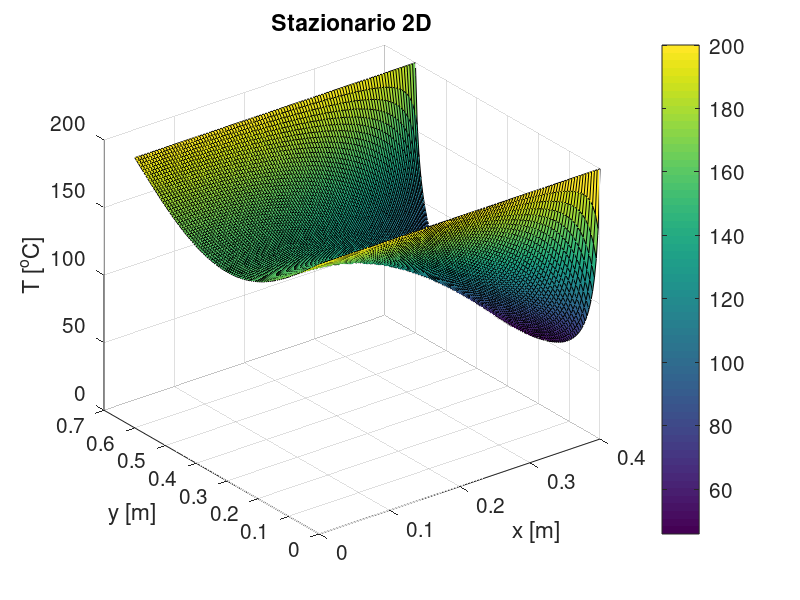

MATLAB code for this plot:
clc; clear; close all;
set(0,'defaultaxesfontsize',15)
set(0,'defaultlinelinewidth',2)
%% dati
Lx = .4;
Ly = .6;
cond = 1.5;
Tnorth = 200;
Tsouth = Tnorth;
qqq = 0;
qqwest = 0;
hheast = 50;
Teast = 30;

%% griglia
nx = 101;
ny = 101;
ntot = nx*ny;
xvet = linspace(0,Lx,nx);
yvet = linspace(0,Ly,ny);
dx = xvet(2)-xvet(1);
dy = yvet(2)-yvet(1);

[xmat, ymat] = meshgrid(xvet,yvet);

%% creo il sistema
AA = sparse([],[],[],ntot,ntot,5*ntot);
bb = zeros(ntot,1);

% --- center ---
for jx = 2:nx-1
    for jy = 2:ny-1
        kk = jx+(jy-1)*nx;
        AA(kk,kk) = -2*(1/dx^2+1/dy^2);
        AA(kk,kk+nx) = 1/dy^2; % north
        AA(kk,kk-nx) = 1/dy^2; % south
        AA(kk,kk-1) = 1/dx^2; % west
        AA(kk,kk+1) = 1/dx^2; % east
        bb(kk) = -qqq/cond;
    end
end

% --- condizioni al contorno ---
% north (con north-west e north-west)
for jx = 1:nx
    kk = jx+(ny-1)*nx;
    AA(kk,kk) = 1;
    bb(kk) = Tnorth;
end

% south (con south-west e south-east)
for jx = 1:nx
    kk = jx;
    AA(kk,kk) = 1;
    bb(kk) = Tsouth;
end

% west (senza north-west e south-west)
for jy = 2:ny-1
    kk = 1+(jy-1)*nx;
    AA(kk,kk) = -cond*(dx/dy+dy/dx);
    AA(kk,kk+nx) = cond*dx/2/dy; % north
    AA(kk,kk-nx) = cond*dx/2/dy; % south
    AA(kk,kk+1) = cond*dy/dx; % east
    bb(kk) = -qqwest*dy;
end

% east (senza north-east e south-east)
for jy = 2:ny-1
    kk = jy*nx;
    AA(kk,kk) = -cond*(dx/dy+dy/dx)-hheast*dy;
    AA(kk,kk+nx) = cond*dx/2/dy; % north
    AA(kk,kk-nx) = cond*dx/2/dy; % south
    AA(kk,kk-1) = cond*dy/dx; % west
    bb(kk) = -hheast*Teast*dy;
end

%% risolvo e plotto
TT = AA\bb;
TTmat = reshape(TT,nx,ny);
surf(xmat,ymat,TTmat')
colorbar
xlabel('x [m]');
ylabel('y [m]');
zlabel('T [^oC]');
title('Stazionario 2D')

%% calcolo la potenza dispersa
qqlost = trapz(yvet,hheast*(TTmat(nx,:)-Teast));
fprintf('Calore perso: %.3f W/m\n',qqlost)
